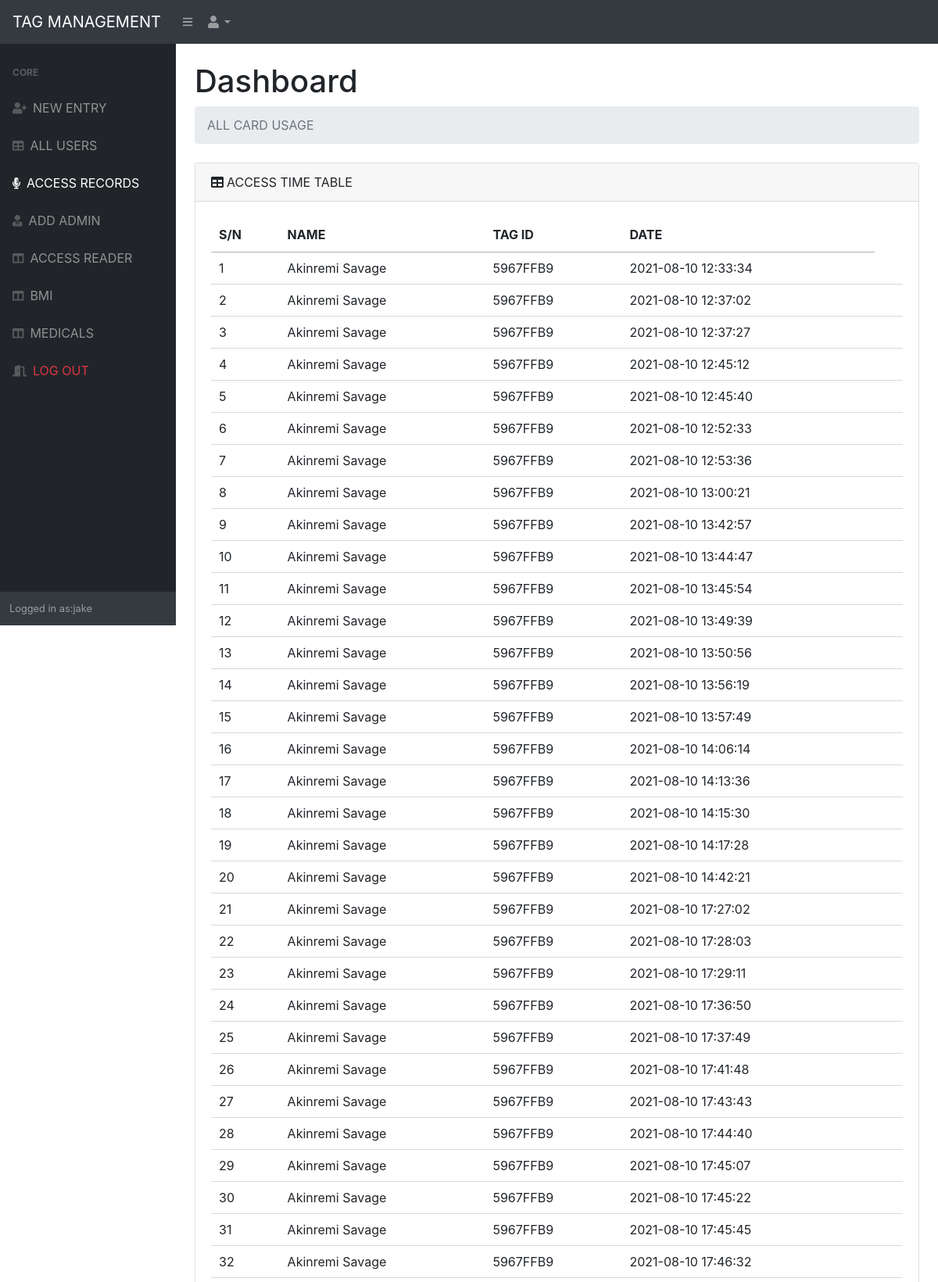
The app's page /Project/access_records.php (signed in, upper part) with its own data.
### tables this page shows
CREATE TABLE `access_record` (
  `access_id` int(100) NOT NULL,
  `master_id` int(100) DEFAULT NULL,
  `rfid_ref` varchar(255) DEFAULT NULL,
  `access_time` datetime DEFAULT current_timestamp()
);

CREATE TABLE `masters_tb` (
  `master_id` int(100) NOT NULL,
  `tag` varchar(255) NOT NULL,
  `student_id` varchar(255) DEFAULT NULL,
  `Firstname` varchar(255) DEFAULT NULL,
  `Lastname` varchar(255) DEFAULT NULL,
  `School` varchar(255) DEFAULT NULL,
  `Department` varchar(255) DEFAULT NULL,
  `rfid_ref` varchar(255) DEFAULT NULL,
  `Gender` varchar(255) DEFAULT NULL,
  `Date_created` datetime DEFAULT current_timestamp(),
  `Date_updated` datetime DEFAULT current_timestamp()
);

### Project/access_records.php (the view, shortened to what this page needs)
<?php
include("includes/header.php");
?>
<div id="layoutSidenav_content">
    <main>
        <div class="container-fluid">
            <h1 class="mt-4">Dashboard</h1>
            <ol class="breadcrumb mb-4">
                <li class="breadcrumb-item active">ALL CARD USAGE</li>
            </ol>
            <div class="card mb-4">
                <div class="card-header"><i class="fas fa-table mr-1"></i>ACCESS TIME TABLE</div>
                <div class="card-body">
                    <table id="access_records" class="display tables" style="width:100%">
                        <thead>
                        <tr>
                            <th>S/N</th>
                            <th>NAME</th>
                            <th>TAG ID</th>
                            <th>DATE</th>
                        </tr>
                        </thead>
                        <tbody>
<?php
                        global $connection;
                        $sql = "SELECT * FROM access_record";
                        $squery_result = mysqli_query($connection, $sql);
                        if ($squery_result->num_rows > 0) {
                            $i = 1;
                            while ($row =  mysqli_fetch_array($squery_result)) {
                                $test=$row['master_id'];
                                $sqlR = "SELECT * FROM masters_tb WHERE master_id =  $test ";
                                $squery_resultR = mysqli_query($connection, $sqlR);
                                $rowR =  mysqli_fetch_array($squery_resultR);
                                echo "<tr>";
                                echo "<td>" . $i++ . "</td>";
                                echo "<td>" . $rowR['Firstname'] . " " . $rowR['Lastname'] . "</td>";
                                echo "<td>" . $row['rfid_ref'] . "</td>";
                                echo "<td>" . $row['access_time'] . "</td>";
                                echo "<td>";
                                echo "</td>";
                                echo "</tr>";
}
                        }
 ?>
                        </tbody>
                    </table>
                </div>
            </div>
        </div>
    </main>
    <?php include("includes/footer.php"); ?>

### records on screen
access_record: master.Firstname "Akinremi", master.Lastname "Savage", rfid_ref "5967FFB9", access_time "2021-08-10 12:33:34"
access_record: master.Firstname "Akinremi", master.Lastname "Savage", rfid_ref "5967FFB9", access_time "2021-08-10 12:37:02"
access_record: master.Firstname "Akinremi", master.Lastname "Savage", rfid_ref "5967FFB9", access_time "2021-08-10 12:37:27"
access_record: master.Firstname "Akinremi", master.Lastname "Savage", rfid_ref "5967FFB9", access_time "2021-08-10 12:45:12"
access_record: master.Firstname "Akinremi", master.Lastname "Savage", rfid_ref "5967FFB9", access_time "2021-08-10 12:45:40"
access_record: master.Firstname "Akinremi", master.Lastname "Savage", rfid_ref "5967FFB9", access_time "2021-08-10 12:52:33"
access_record: master.Firstname "Akinremi", master.Lastname "Savage", rfid_ref "5967FFB9", access_time "2021-08-10 12:53:36"
access_record: master.Firstname "Akinremi", master.Lastname "Savage", rfid_ref "5967FFB9", access_time "2021-08-10 13:00:21"
access_record: master.Firstname "Akinremi", master.Lastname "Savage", rfid_ref "5967FFB9", access_time "2021-08-10 13:42:57"
access_record: master.Firstname "Akinremi", master.Lastname "Savage", rfid_ref "5967FFB9", access_time "2021-08-10 13:44:47"
access_record: master.Firstname "Akinremi", master.Lastname "Savage", rfid_ref "5967FFB9", access_time "2021-08-10 13:45:54"
access_record: master.Firstname "Akinremi", master.Lastname "Savage", rfid_ref "5967FFB9", access_time "2021-08-10 13:49:39"
access_record: master.Firstname "Akinremi", master.Lastname "Savage", rfid_ref "5967FFB9", access_time "2021-08-10 13:50:56"
access_record: master.Firstname "Akinremi", master.Lastname "Savage", rfid_ref "5967FFB9", access_time "2021-08-10 13:56:19"
access_record: master.Firstname "Akinremi", master.Lastname "Savage", rfid_ref "5967FFB9", access_time "2021-08-10 13:57:49"
access_record: master.Firstname "Akinremi", master.Lastname "Savage", rfid_ref "5967FFB9", access_time "2021-08-10 14:06:14"
access_record: master.Firstname "Akinremi", master.Lastname "Savage", rfid_ref "5967FFB9", access_time "2021-08-10 14:13:36"
access_record: master.Firstname "Akinremi", master.Lastname "Savage", rfid_ref "5967FFB9", access_time "2021-08-10 14:15:30"
access_record: master.Firstname "Akinremi", master.Lastname "Savage", rfid_ref "5967FFB9", access_time "2021-08-10 14:17:28"
access_record: master.Firstname "Akinremi", master.Lastname "Savage", rfid_ref "5967FFB9", access_time "2021-08-10 14:42:21"
access_record: master.Firstname "Akinremi", master.Lastname "Savage", rfid_ref "5967FFB9", access_time "2021-08-10 17:27:02"
access_record: master.Firstname "Akinremi", master.Lastname "Savage", rfid_ref "5967FFB9", access_time "2021-08-10 17:28:03"
access_record: master.Firstname "Akinremi", master.Lastname "Savage", rfid_ref "5967FFB9", access_time "2021-08-10 17:29:11"
access_record: master.Firstname "Akinremi", master.Lastname "Savage", rfid_ref "5967FFB9", access_time "2021-08-10 17:36:50"
access_record: master.Firstname "Akinremi", master.Lastname "Savage", rfid_ref "5967FFB9", access_time "2021-08-10 17:37:49"
access_record: master.Firstname "Akinremi", master.Lastname "Savage", rfid_ref "5967FFB9", access_time "2021-08-10 17:41:48"
access_record: master.Firstname "Akinremi", master.Lastname "Savage", rfid_ref "5967FFB9", access_time "2021-08-10 17:43:43"
access_record: master.Firstname "Akinremi", master.Lastname "Savage", rfid_ref "5967FFB9", access_time "2021-08-10 17:44:40"
access_record: master.Firstname "Akinremi", master.Lastname "Savage", rfid_ref "5967FFB9", access_time "2021-08-10 17:45:07"
access_record: master.Firstname "Akinremi", master.Lastname "Savage", rfid_ref "5967FFB9", access_time "2021-08-10 17:45:22"
access_record: master.Firstname "Akinremi", master.Lastname "Savage", rfid_ref "5967FFB9", access_time "2021-08-10 17:45:45"
access_record: master.Firstname "Akinremi", master.Lastname "Savage", rfid_ref "5967FFB9", access_time "2021-08-10 17:46:32"

### other values on screen
$_SESSION['username'] "jake"
